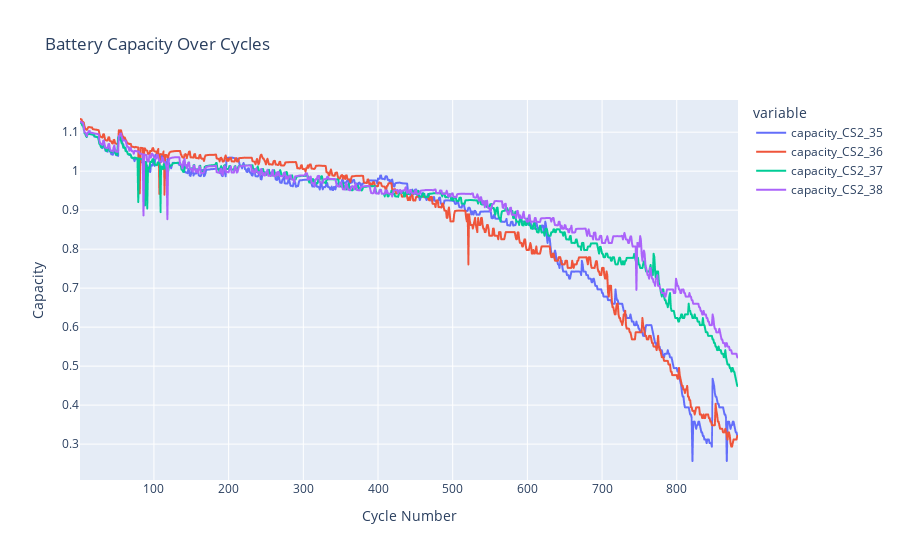

Notebook source saved alongside this figure:
### Code cell
# Create interactive line plot
fig = px.line(df_all_cell, x="cycle", y=["capacity_CS2_35", "capacity_CS2_36", "capacity_CS2_37", "capacity_CS2_38"],
              labels={"cycle": "Cycle Number", "value": "Capacity"},
              title="Battery Capacity Over Cycles")

# Show plot
fig.show()

### Figure 1 — Plotly figure (JSON) as saved in the notebook; plotly's stock layout.template omitted (floating-point values rounded to 4 significant figures; data arrays with more than 128 entries replaced by an {"elided": "..."} marker saying what was removed)
{"data": [{"hovertemplate": "variable=capacity_CS2_35<br>Cycle Number=%{x}<br>Capacity=%{y}<extra></extra>", "legendgroup": "capacity_CS2_35", "line": {"color": "#636efa", "dash": "solid"}, "marker": {"symbol": "circle"}, "mode": "lines", "name": "capacity_CS2_35", "showlegend": true, "type": "scattergl", "x": {"elided": "882 float values"}, "xaxis": "x", "y": {"elided": "882 float values"}, "yaxis": "y"}, {"hovertemplate": "variable=capacity_CS2_36<br>Cycle Number=%{x}<br>Capacity=%{y}<extra></extra>", "legendgroup": "capacity_CS2_36", "line": {"color": "#EF553B", "dash": "solid"}, "marker": {"symbol": "circle"}, "mode": "lines", "name": "capacity_CS2_36", "showlegend": true, "type": "scattergl", "x": {"elided": "882 float values"}, "xaxis": "x", "y": {"elided": "882 float values"}, "yaxis": "y"}, {"hovertemplate": "variable=capacity_CS2_37<br>Cycle Number=%{x}<br>Capacity=%{y}<extra></extra>", "legendgroup": "capacity_CS2_37", "line": {"color": "#00cc96", "dash": "solid"}, "marker": {"symbol": "circle"}, "mode": "lines", "name": "capacity_CS2_37", "showlegend": true, "type": "scattergl", "x": {"elided": "882 float values"}, "xaxis": "x", "y": {"elided": "882 float values"}, "yaxis": "y"}, {"hovertemplate": "variable=capacity_CS2_38<br>Cycle Number=%{x}<br>Capacity=%{y}<extra></extra>", "legendgroup": "capacity_CS2_38", "line": {"color": "#ab63fa", "dash": "solid"}, "marker": {"symbol": "circle"}, "mode": "lines", "name": "capacity_CS2_38", "showlegend": true, "type": "scattergl", "x": {"elided": "882 float values"}, "xaxis": "x", "y": {"elided": "882 float values"}, "yaxis": "y"}], "layout": {"legend": {"title": {"text": "variable"}, "tracegroupgap": 0}, "title": {"text": "Battery Capacity Over Cycles"}, "xaxis": {"anchor": "y", "domain": [0, 1], "title": {"text": "Cycle Number"}}, "yaxis": {"anchor": "x", "domain": [0, 1], "title": {"text": "Capacity"}}}}
